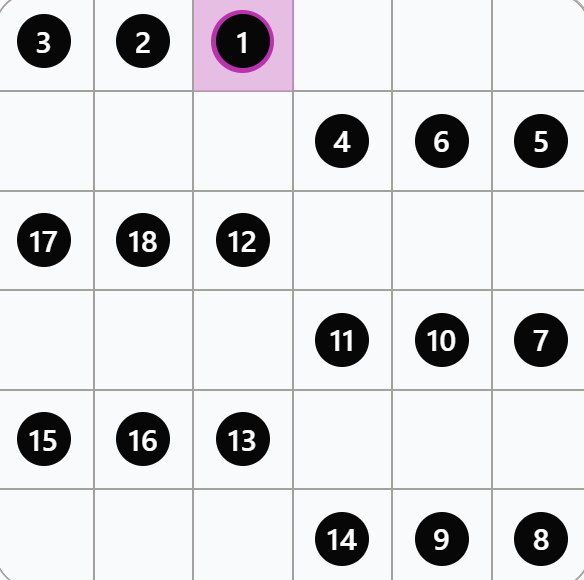
#> input picture src/crop.png, 584 x 580 px
$ python -i area_of_interest.py   (imports and definitions only)
#> lines starting #> are read from the running program, lines starting #| are printed output that depends on the picture; after the words box and inside, x2 and y2 are one past the last pixel; in counts of white or black regions, pixels touching at a corner belong together
### src/utils.py
import cv2

PREFIX = "debug/"

def dump_image(file_name: str, image: cv2.Mat) -> None:
    """Utility function to dump an image to a file for debugging."""
    cv2.imwrite(f"{PREFIX}{file_name}", image)

# [5 lines left out: function show_image, not called in this run]

### src/area_of_interest.py
import cv2
import pyautogui

from utils import dump_image


TEMP_FILE = "examples/screen_shot.png"

def is_valid_area(area: cv2.Mat) -> bool:
    area_shape = area.shape
    area_shape_width = area_shape[1]
    area_shape_height = area_shape[0]
    return abs(area_shape_width - area_shape_height) < 10

def load_grid(file_name: str) -> cv2.Mat:
#> called with file_name = 'crop.png'
    image = cv2.imread(file_name)
#> image is the input picture: shape (580, 584, 3); mean B, G, R 220.1, 218.4, 218.7
    if image is None:
        raise ValueError(f"Could not load image from path: {file_name}")
    grid = get_area_of_interest(image)
    if not is_valid_area(grid):
        raise ValueError("The loaded area of interest is not valid")
    return grid


def acquire_grid() -> cv2.Mat:
    while True:
        screenshot = pyautogui.screenshot()
        screenshot.save(TEMP_FILE)
        image = cv2.imread(TEMP_FILE)
        if image is None:
            raise ValueError(f"Could not load image from path: {TEMP_FILE}")

        grid = get_area_of_interest(image)

        if is_valid_area(grid):
            return grid


def get_area_of_interest(image: cv2.Mat) -> cv2.Mat:
    processed = image.copy()
    # 2. Preprocessing
    gray = cv2.cvtColor(processed, cv2.COLOR_BGR2GRAY)
    blurred = cv2.GaussianBlur(gray, (5, 5), 0)
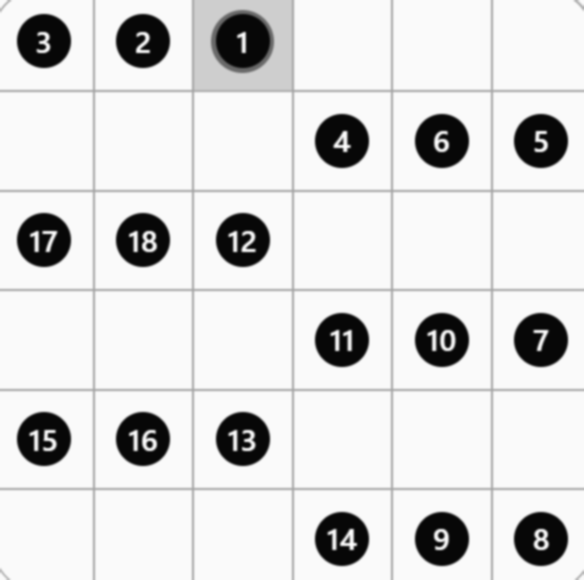
#> blurred: shape (580, 584); min 7, max 253, mean 218.8
    thresh = cv2.adaptiveThreshold(
        blurred, 255, cv2.ADAPTIVE_THRESH_GAUSSIAN_C, cv2.THRESH_BINARY_INV, 11, 2
    )
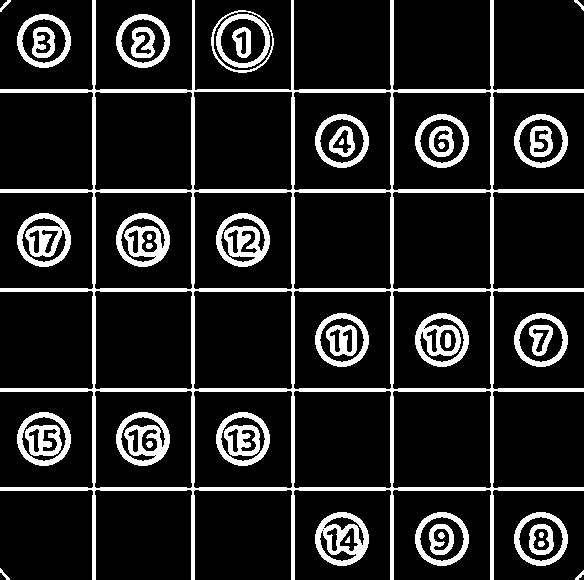
#> thresh: shape (580, 584); 14% white; 46 white regions
    dump_image("gray.png", gray)
    dump_image("blurred.png", blurred)
    dump_image("thresh.png", thresh)


    # 3. Contour Detection
    contours, _ = cv2.findContours(
        thresh, cv2.RETR_EXTERNAL, cv2.CHAIN_APPROX_SIMPLE
    )
#> contours = 15 contours; largest, box (x1, y1, x2, y2) and area: (0, 0, 584, 580) 165757, (211, 10, 274, 73) 2998, (514, 512, 568, 566) 2215, (415, 512, 469, 566) 2215, (315, 512, 369, 566) 2215
    contours = sorted(contours, key=cv2.contourArea, reverse=True)

    cv2.drawContours(processed, contours, -1, (0, 255, 0), 2)
    dump_image('contours.png', processed)

    # 4. Grid Identification
    if not contours:
        raise ValueError("No contours found in the image")
    grid_contour = contours[0]
#> grid_contour = contour of 248 points, box (x1, y1, x2, y2) (0, 0, 584, 580), area 165757
    perimeter = cv2.arcLength(grid_contour, True)
#> perimeter = 5260.3
    approx = cv2.approxPolyDP(grid_contour, 0.02 * perimeter, True)
#> approx = [[92, 0], [0, 490], [493, 579], [583, 89]]
    cv2.drawContours(processed, contours, 0, (0, 0, 255), 7)
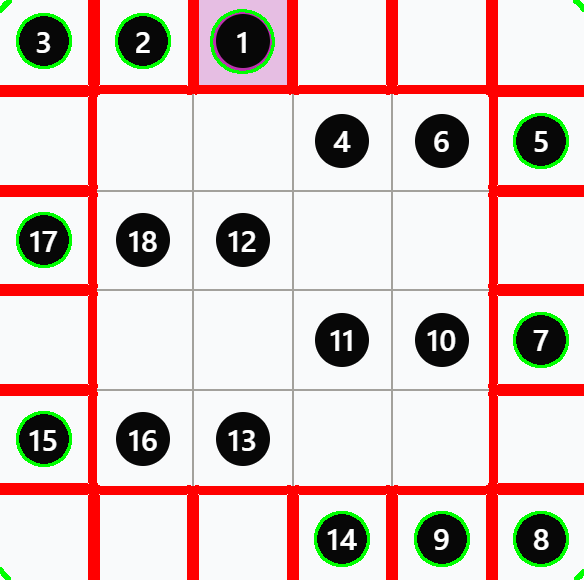
#> processed: shape (580, 584, 3); mean B, G, R 194, 197.4, 219
    xx = [pt[0][0] for pt in approx]
#> xx = [92, 0, 493, 583]
    yy = [pt[0][1] for pt in approx]
#> yy = [0, 490, 579, 89]
    tl = (min(xx), min(yy))
#> tl = (0, 0)
    br = (max(xx), max(yy))
#> br = (583, 579)
    cropped_image = image[tl[1]:br[1], tl[0]:br[0]]
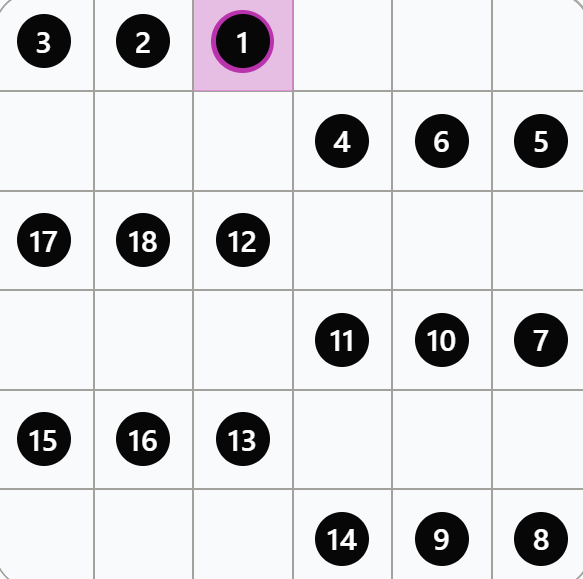
#> cropped_image: shape (579, 583, 3); mean B, G, R 220, 218.3, 218.6
    dump_image("crop.png", cropped_image)
    return cropped_image

>>> result = load_grid('crop.png')

$ run again, on src/screen.png
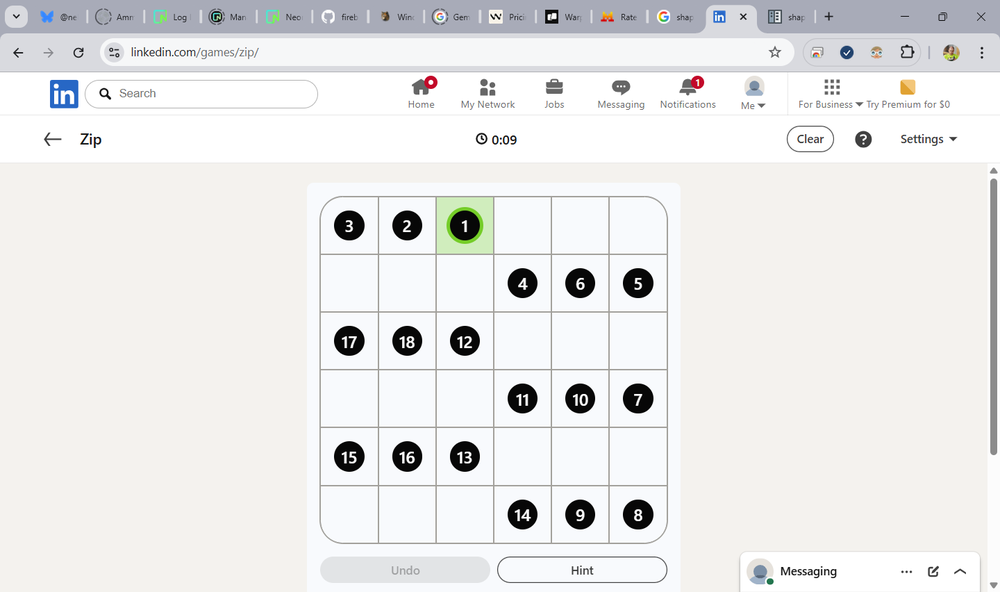
#> input picture src/screen.png, 1000 x 592 px, shrunk from 1440 x 852 before the run
#> in load_grid, image is the input picture: shape (592, 1000, 3); mean B, G, R 232.9, 233.5, 233.5
#> in get_area_of_interest, `thresh = cv2.adaptiveThreshold( blurred, 255, cv2.ADAPTIVE_THRESH_GAUS..`:
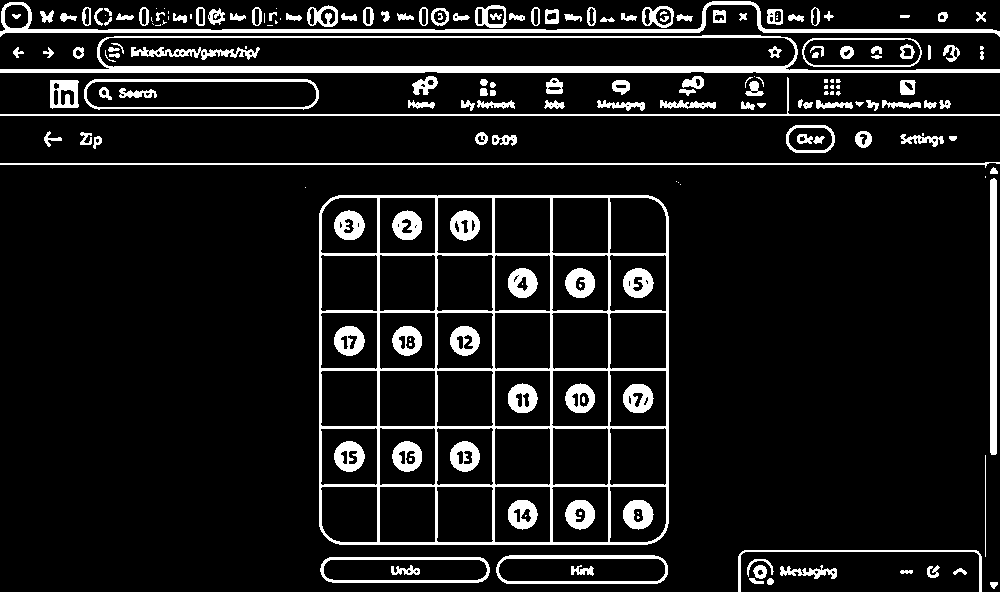
#> thresh: shape (592, 1000); 10.3% white; 197 white regions (49 under 20 px)
#> contours = 142 contours, 40 with area under 20; largest, box (x1, y1, x2, y2) and area: (319, 195, 669, 545) 121315, (0, 35, 1000, 73) 25788, (84, 79, 319, 110) 6632, (496, 555, 668, 584) 4623, (320, 557, 490, 583) 4086
#> grid_contour = contour of 69 points, box (x1, y1, x2, y2) (319, 195, 669, 545), area 121315
#> perimeter = 1364
#> approx = [[330, 198], [323, 534], [659, 539], [663, 204]]
#> xx = [330, 323, 659, 663]
#> yy = [198, 534, 539, 204]
#> tl = (323, 198)
#> br = (663, 539)
#> in get_area_of_interest, `cropped_image = image[tl[1]:br[1], tl[0]:br[0]]`:
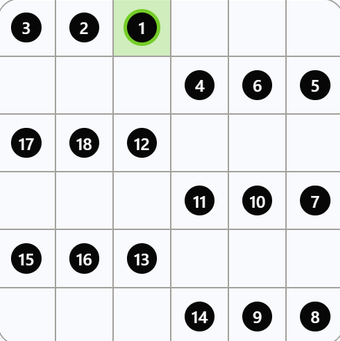
#> cropped_image: shape (341, 340, 3); mean B, G, R 222.2, 221.5, 219.2
